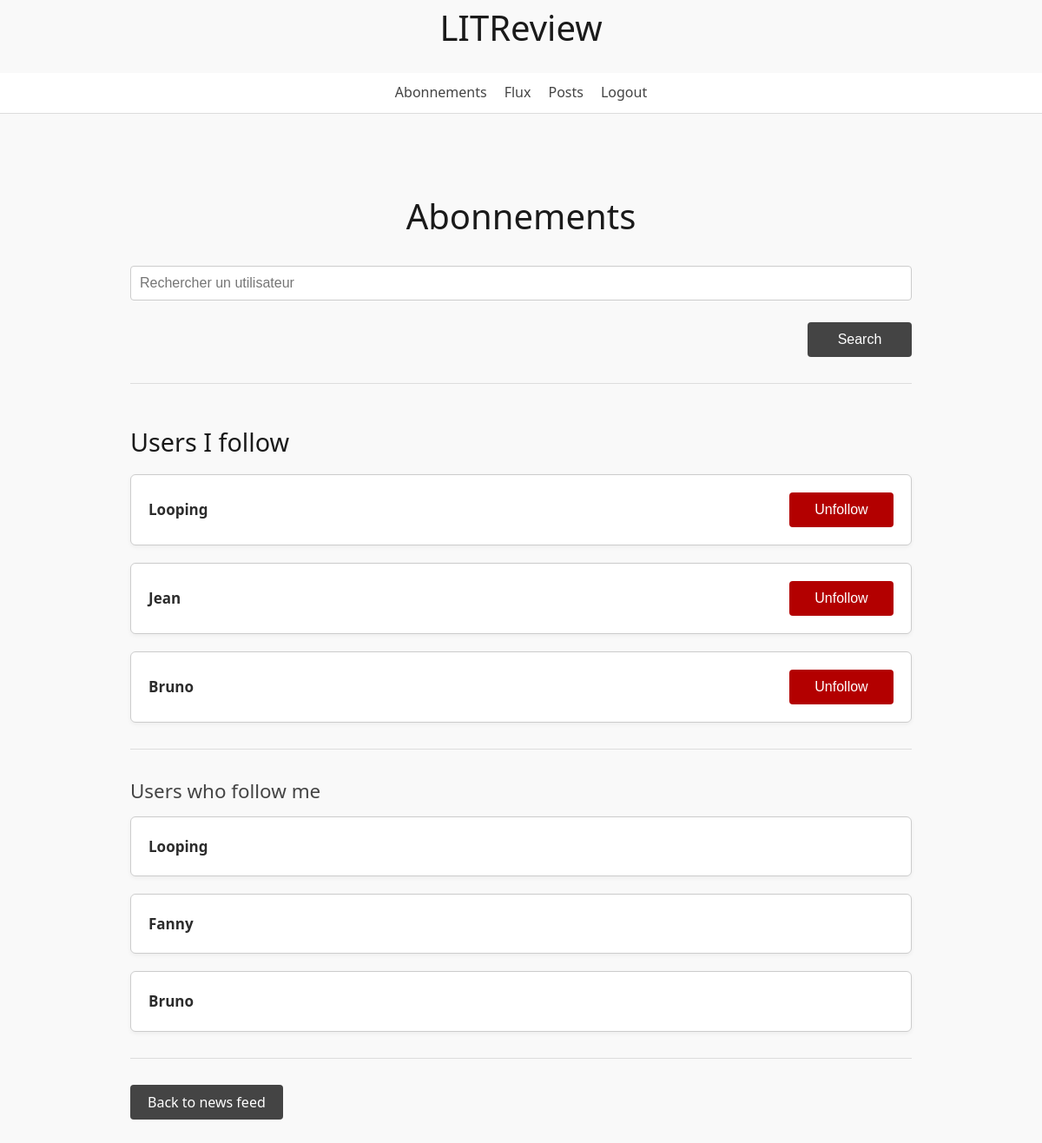
/accounts/subscriptions/ (signed in), run on the app's committed database.
### accounts/models.py (models this page shows)
class User(AbstractUser):
    bio = models.TextField(blank=True, null=True)
    pass

### accounts/views.py (the view)
# urls.py: path("subscriptions/", views.subscriptions_view, name="subscriptions"),
@login_required
def subscriptions_view(request):
    current_user = request.user
    query = request.GET.get("q", "")
    if request.method == "POST":
        if request.POST.get("action") == "unfollow":
            user_id = request.POST.get("user_id")
            user_to_unfollow = get_object_or_404(User, id=user_id)
            UserFollows.objects.filter(user=current_user, followed_user=user_to_unfollow).delete()
            return redirect("subscriptions")
        else:
            form = FollowUserForm(request.POST)
            if form.is_valid():
                user_to_follow = form.cleaned_data["username"]
                if user_to_follow != current_user:
                    UserFollows.objects.get_or_create(user=current_user, followed_user=user_to_follow)
                return redirect("subscriptions")
    else:
        form = FollowUserForm()
    search_results = []
    if query:
        search_results = User.objects.filter(username__icontains=query).exclude(id=current_user.id)
    following_relations = UserFollows.objects.filter(user=current_user)
    following = [relation.followed_user for relation in following_relations]
    followers_relations = UserFollows.objects.filter(followed_user=current_user)
    followers = [relation.user for relation in followers_relations]
    context = {
        "form": form,
        "following": following,
        "followers": followers,
        "search_results": search_results,
        "query": query,
    }
    return render(request, "accounts/subscriptions.html", context)

### accounts/forms.py (shortened to what this page needs)
class FollowUserForm(forms.Form):
    username = forms.CharField(
        label="Nom d'utilisateur à suivre",
        max_length=150,
    )

### accounts/templates/accounts/subscriptions.html (shortened to what this page needs)
{% extends 'base_feed.html' %}
{% block content %}
<main>
<h1>Abonnements</h1>
<form method="get" action="{% url 'subscriptions' %}">
    <input type="text" name="q" placeholder="Rechercher un utilisateur" value="{{ query|default:'' }}">
    <div class="actions-right">
        <button type="submit" class="button">Search</button>
    </div>
</form>
<hr>
<h2>Users I follow</h2>
{% if following %}
    {% for user in following %}
        <div class="ticket follow-item">
            <div class="user-name">
                <strong>{{ user.username }}</strong>
            </div>
            <form method="post" action="{% url 'subscriptions' %}">
                <button class="button delete-button" type="submit">Unfollow</button>
            </form>
        </div>
    {% endfor %}
{% else %}
    <p>You're not following anyone.</p>
{% endif %}
<hr>
<h3>Users who follow me</h3>
{% if followers %}
    {% for user in followers %}
        <div class="ticket">
            <strong>{{ user.username }}</strong>
        </div>
    {% endfor %}
{% else %}
    <p>No user is following you.</p>
{% endif %}
<hr>
<a href="{% url 'feed' %}" class="button">Back to news feed</a>
</main>
{% endblock %}

### static/css/style.css (style rules this page uses)
body { font-family: 'Segoe UI', Roboto, sans-serif; background-color: #f9f9f9; color: #2c2c2c; margin: 0; padding: 0; line-height: 1.6; font-size: 17px; }
main { max-width: 900px; margin: 40px auto; padding: 20px; }
h1, h2, h3 { font-weight: 500; color: #1a1a1a; margin-bottom: 0.5em; }
h1 { font-size: 2.5rem; text-align: center; }
h2 { font-size: 1.8rem; margin-top: 1.5em; }
h3 { font-size: 1.4rem; color: #444; }
a { color: #3b5998; text-decoration: none; font-weight: 500; }
.button { display: inline-flex; align-items: center; justify-content: center; box-sizing: border-box; padding: 10px 20px; font-size: 1rem; background-color: #444; color: #fff; border: none; border-radius: 4px; cursor: pointer; transition: background-color 0.3s; min-width: 120px; height: 40px; text-align: center; line-height: 1; white-space: nowrap; margin: 0; text-decoration: none; }
button.delete-button { background-color: #b30000; }
.actions-right { display: flex; justify-content: flex-end; gap: 10px; margin-top: 10px; }
form input[type="text"], form input[type="email"], form input[type="password"], form textarea, form select { box-sizing: border-box; width: 100%; padding: 10px; margin-top: 5px; border-radius: 4px; border: 1px solid #ccc; margin-bottom: 15px; font-size: 1rem; }
.ticket, .review { background-color: #fff; padding: 20px; border-radius: 6px; border: 1px solid #ccc; margin-bottom: 20px; box-shadow: 0 2px 5px rgba(0,0,0,0.05); box-sizing: border-box; max-width: 100%; }
hr { border: none; border-top: 1px solid #ddd; margin: 30px 0; }
.follow-item { display: flex; justify-content: space-between; align-items: center; }
.follow-item .user-name { flex-grow: 1; }
.follow-item form { margin: 0; }

### data on the page
User: username "Looping"
User: username "Jean"
User: username "Bruno"
User: username "Fanny"
